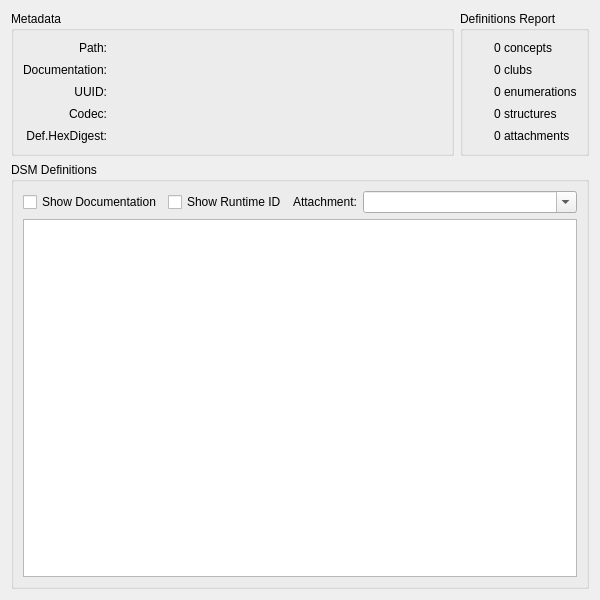
<?xml version="1.0" encoding="UTF-8"?>
<ui version="4.0">
 <class>DSInspect</class>
 <widget class="QFrame" name="DSInspect">
  <property name="geometry">
   <rect>
    <x>0</x>
    <y>0</y>
    <width>600</width>
    <height>600</height>
   </rect>
  </property>
  <property name="minimumSize">
   <size>
    <width>600</width>
    <height>600</height>
   </size>
  </property>
  <property name="windowTitle">
   <string>Frame</string>
  </property>
  <layout class="QGridLayout" name="gridLayout_3">
   <item row="0" column="0">
    <widget class="QGroupBox" name="metadataGroupBox">
     <property name="title">
      <string>Metadata</string>
     </property>
     <layout class="QGridLayout" name="gridLayout">
      <item row="0" column="0">
       <widget class="QLabel" name="label_1">
        <property name="text">
         <string>Path:</string>
        </property>
        <property name="alignment">
         <set>Qt::AlignmentFlag::AlignRight|Qt::AlignmentFlag::AlignTrailing|Qt::AlignmentFlag::AlignVCenter</set>
        </property>
       </widget>
      </item>
      <item row="0" column="1">
       <widget class="QLabel" name="w_path_label">
        <property name="sizePolicy">
         <sizepolicy hsizetype="Expanding" vsizetype="Preferred">
          <horstretch>0</horstretch>
          <verstretch>0</verstretch>
         </sizepolicy>
        </property>
        <property name="text">
         <string/>
        </property>
       </widget>
      </item>
      <item row="1" column="0">
       <widget class="QLabel" name="label_2">
        <property name="text">
         <string>Documentation:</string>
        </property>
        <property name="alignment">
         <set>Qt::AlignmentFlag::AlignRight|Qt::AlignmentFlag::AlignTrailing|Qt::AlignmentFlag::AlignVCenter</set>
        </property>
       </widget>
      </item>
      <item row="1" column="1">
       <widget class="QLabel" name="w_documentation_label">
        <property name="sizePolicy">
         <sizepolicy hsizetype="Expanding" vsizetype="Preferred">
          <horstretch>0</horstretch>
          <verstretch>0</verstretch>
         </sizepolicy>
        </property>
        <property name="text">
         <string/>
        </property>
       </widget>
      </item>
      <item row="2" column="0">
       <widget class="QLabel" name="label_3">
        <property name="text">
         <string>UUID:</string>
        </property>
        <property name="alignment">
         <set>Qt::AlignmentFlag::AlignRight|Qt::AlignmentFlag::AlignTrailing|Qt::AlignmentFlag::AlignVCenter</set>
        </property>
       </widget>
      </item>
      <item row="2" column="1">
       <widget class="QLabel" name="w_uuid_label">
        <property name="sizePolicy">
         <sizepolicy hsizetype="Expanding" vsizetype="Preferred">
          <horstretch>0</horstretch>
          <verstretch>0</verstretch>
         </sizepolicy>
        </property>
        <property name="text">
         <string/>
        </property>
       </widget>
      </item>
      <item row="3" column="0">
       <widget class="QLabel" name="label_4">
        <property name="text">
         <string>Codec:</string>
        </property>
        <property name="alignment">
         <set>Qt::AlignmentFlag::AlignRight|Qt::AlignmentFlag::AlignTrailing|Qt::AlignmentFlag::AlignVCenter</set>
        </property>
       </widget>
      </item>
      <item row="3" column="1">
       <widget class="QLabel" name="w_codec_label">
        <property name="sizePolicy">
         <sizepolicy hsizetype="Expanding" vsizetype="Preferred">
          <horstretch>0</horstretch>
          <verstretch>0</verstretch>
         </sizepolicy>
        </property>
        <property name="text">
         <string/>
        </property>
       </widget>
      </item>
      <item row="4" column="0">
       <widget class="QLabel" name="label_5">
        <property name="text">
         <string>Def.HexDigest:</string>
        </property>
        <property name="alignment">
         <set>Qt::AlignmentFlag::AlignRight|Qt::AlignmentFlag::AlignTrailing|Qt::AlignmentFlag::AlignVCenter</set>
        </property>
       </widget>
      </item>
      <item row="4" column="1">
       <widget class="QLabel" name="w_definitions_hexdigest_label">
        <property name="sizePolicy">
         <sizepolicy hsizetype="Expanding" vsizetype="Preferred">
          <horstretch>0</horstretch>
          <verstretch>0</verstretch>
         </sizepolicy>
        </property>
        <property name="text">
         <string/>
        </property>
       </widget>
      </item>
     </layout>
    </widget>
   </item>
   <item row="0" column="1">
    <widget class="QGroupBox" name="definitionsGroupBox">
     <property name="title">
      <string>Definitions Report</string>
     </property>
     <layout class="QGridLayout" name="gridLayout_2">
      <item row="0" column="0">
       <widget class="QLabel" name="w_concepts_image_label">
        <property name="sizePolicy">
         <sizepolicy hsizetype="Fixed" vsizetype="Fixed">
          <horstretch>0</horstretch>
          <verstretch>0</verstretch>
         </sizepolicy>
        </property>
        <property name="minimumSize">
         <size>
          <width>16</width>
          <height>16</height>
         </size>
        </property>
        <property name="maximumSize">
         <size>
          <width>16</width>
          <height>16</height>
         </size>
        </property>
        <property name="text">
         <string/>
        </property>
        <property name="pixmap">
         <pixmap resource="../resources.qrc">:/dsviper_components/images/concept.png</pixmap>
        </property>
        <property name="scaledContents">
         <bool>true</bool>
        </property>
       </widget>
      </item>
      <item row="0" column="1">
       <widget class="QLabel" name="w_concepts_label">
        <property name="text">
         <string>0 concepts</string>
        </property>
       </widget>
      </item>
      <item row="1" column="0">
       <widget class="QLabel" name="w_club_image_label">
        <property name="sizePolicy">
         <sizepolicy hsizetype="Fixed" vsizetype="Fixed">
          <horstretch>0</horstretch>
          <verstretch>0</verstretch>
         </sizepolicy>
        </property>
        <property name="minimumSize">
         <size>
          <width>16</width>
          <height>16</height>
         </size>
        </property>
        <property name="maximumSize">
         <size>
          <width>16</width>
          <height>16</height>
         </size>
        </property>
        <property name="text">
         <string/>
        </property>
        <property name="pixmap">
         <pixmap resource="../resources.qrc">:/dsviper_components/images/club.png</pixmap>
        </property>
        <property name="scaledContents">
         <bool>true</bool>
        </property>
       </widget>
      </item>
      <item row="1" column="1">
       <widget class="QLabel" name="w_clubs_label">
        <property name="text">
         <string>0 clubs</string>
        </property>
       </widget>
      </item>
      <item row="2" column="0">
       <widget class="QLabel" name="w_enumeration_image_label">
        <property name="sizePolicy">
         <sizepolicy hsizetype="Fixed" vsizetype="Fixed">
          <horstretch>0</horstretch>
          <verstretch>0</verstretch>
         </sizepolicy>
        </property>
        <property name="minimumSize">
         <size>
          <width>16</width>
          <height>16</height>
         </size>
        </property>
        <property name="maximumSize">
         <size>
          <width>16</width>
          <height>16</height>
         </size>
        </property>
        <property name="text">
         <string/>
        </property>
        <property name="pixmap">
         <pixmap resource="../resources.qrc">:/dsviper_components/images/enumeration.png</pixmap>
        </property>
        <property name="scaledContents">
         <bool>true</bool>
        </property>
       </widget>
      </item>
      <item row="2" column="1">
       <widget class="QLabel" name="w_enumerations_label">
        <property name="text">
         <string>0 enumerations</string>
        </property>
       </widget>
      </item>
      <item row="3" column="0">
       <widget class="QLabel" name="w_structures_image_label">
        <property name="sizePolicy">
         <sizepolicy hsizetype="Fixed" vsizetype="Fixed">
          <horstretch>0</horstretch>
          <verstretch>0</verstretch>
         </sizepolicy>
        </property>
        <property name="minimumSize">
         <size>
          <width>16</width>
          <height>16</height>
         </size>
        </property>
        <property name="maximumSize">
         <size>
          <width>16</width>
          <height>16</height>
         </size>
        </property>
        <property name="text">
         <string/>
        </property>
        <property name="pixmap">
         <pixmap resource="../resources.qrc">:/dsviper_components/images/structure.png</pixmap>
        </property>
        <property name="scaledContents">
         <bool>true</bool>
        </property>
       </widget>
      </item>
      <item row="3" column="1">
       <widget class="QLabel" name="w_structures_label">
        <property name="text">
         <string>0 structures</string>
        </property>
       </widget>
      </item>
      <item row="4" column="0">
       <widget class="QLabel" name="w_attachments_image_label">
        <property name="sizePolicy">
         <sizepolicy hsizetype="Fixed" vsizetype="Fixed">
          <horstretch>0</horstretch>
          <verstretch>0</verstretch>
         </sizepolicy>
        </property>
        <property name="minimumSize">
         <size>
          <width>16</width>
          <height>16</height>
         </size>
        </property>
        <property name="maximumSize">
         <size>
          <width>16</width>
          <height>16</height>
         </size>
        </property>
        <property name="text">
         <string/>
        </property>
        <property name="pixmap">
         <pixmap resource="../resources.qrc">:/dsviper_components/images/attachment.png</pixmap>
        </property>
        <property name="scaledContents">
         <bool>true</bool>
        </property>
       </widget>
      </item>
      <item row="4" column="1">
       <widget class="QLabel" name="w_attachments_label">
        <property name="text">
         <string>0 attachments</string>
        </property>
       </widget>
      </item>
     </layout>
    </widget>
   </item>
   <item row="1" column="0" colspan="2">
    <widget class="QGroupBox" name="dsmDefinitionsGroupBox">
     <property name="title">
      <string>DSM Definitions</string>
     </property>
     <layout class="QVBoxLayout" name="verticalLayout">
      <item>
       <layout class="QHBoxLayout" name="horizontalLayout">
        <item>
         <widget class="QCheckBox" name="w_show_documentation_check_box">
          <property name="sizePolicy">
           <sizepolicy hsizetype="Fixed" vsizetype="Fixed">
            <horstretch>0</horstretch>
            <verstretch>0</verstretch>
           </sizepolicy>
          </property>
          <property name="text">
           <string>Show Documentation</string>
          </property>
         </widget>
        </item>
        <item>
         <widget class="QCheckBox" name="w_show_runtime_id_check_box">
          <property name="sizePolicy">
           <sizepolicy hsizetype="Fixed" vsizetype="Fixed">
            <horstretch>0</horstretch>
            <verstretch>0</verstretch>
           </sizepolicy>
          </property>
          <property name="text">
           <string>Show Runtime ID</string>
          </property>
         </widget>
        </item>
        <item>
         <widget class="QLabel" name="label_11">
          <property name="sizePolicy">
           <sizepolicy hsizetype="Fixed" vsizetype="Preferred">
            <horstretch>0</horstretch>
            <verstretch>0</verstretch>
           </sizepolicy>
          </property>
          <property name="text">
           <string>Attachment:</string>
          </property>
         </widget>
        </item>
        <item>
         <widget class="QComboBox" name="w_attachment_combo_box">
          <property name="editable">
           <bool>true</bool>
          </property>
          <property name="insertPolicy">
           <enum>QComboBox::InsertPolicy::NoInsert</enum>
          </property>
         </widget>
        </item>
       </layout>
      </item>
      <item>
       <widget class="QTextEdit" name="w_dsm_textedit">
        <property name="enabled">
         <bool>true</bool>
        </property>
        <property name="readOnly">
         <bool>true</bool>
        </property>
       </widget>
      </item>
     </layout>
    </widget>
   </item>
  </layout>
 </widget>
 <resources>
  <include location="../resources.qrc"/>
 </resources>
 <connections/>
</ui>
